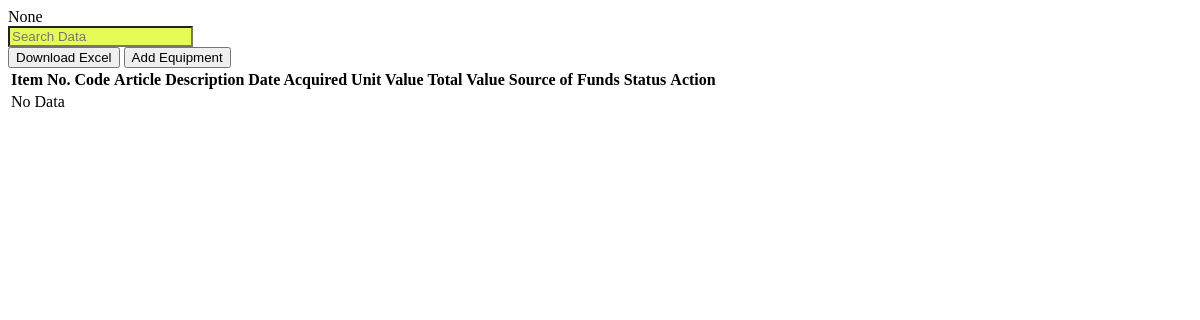
Page /clientEquipment.php (signed in) on the earlier database version.
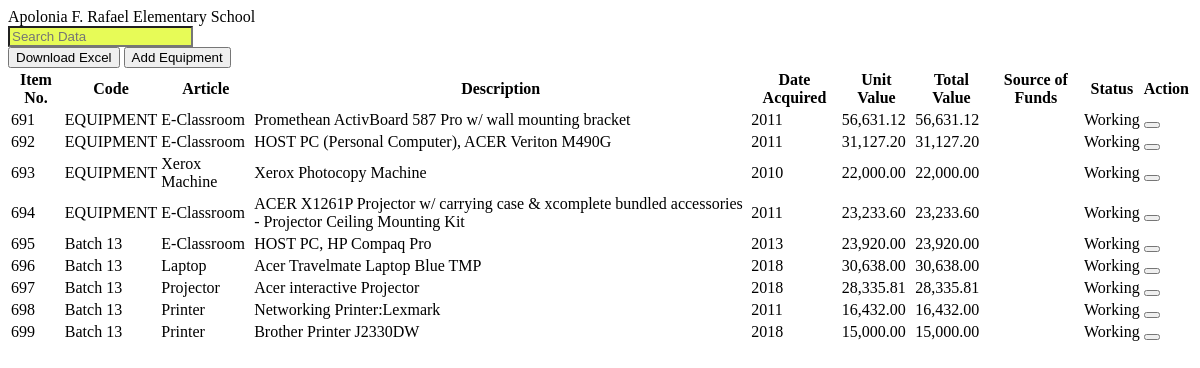
Same page on the later database version.
### tables this page shows
CREATE TABLE `equipment` (
  `id` int(11) NOT NULL,
  `code` varchar(250) NOT NULL,
  `article` varchar(250) NOT NULL,
  `description` varchar(1000) NOT NULL,
  `date_acquired` varchar(250) NOT NULL,
  `unit_value` varchar(250) NOT NULL,
  `total_value` varchar(250) NOT NULL,
  `source_of_fund` varchar(250) NOT NULL,
  `school` varchar(250) NOT NULL,
  `status` varchar(250) NOT NULL
);

### clientEquipment.php (the view, shortened to what this page needs)
<?php
    require "db.php";
    $school = $_SESSION['school'];
    $q = "SELECT * FROM `equipment` WHERE school='$school'";
    $list = $con->query($q);
    $fetch = $list->fetch_assoc();
?>
<!DOCTYPE html>
<html lang="en">
<head>
</head>
<body>
    <div class=" text-secondary fw-bold p-2 ps-0 mb-3 w-75 h3"><?php echo ucwords($school) ?></div>
    <div class="d-flex align-items-center justify-content-between mb-3 mt-4 position-relative">
        <div class="d-flex align-items-center gap-2">
            <input id='searchEquipmentInput' class="form-control form-control-sm fs-17 py-2 ps-5" style="background-color: #e7fb57"  type="text" placeholder='Search Data'
            aria-label="Search">
        </div>
        <div class="d-flex gap-3">
            <button id='excelBtn' class="btn btn-success w-auto"><i class="fa-solid fa-file-arrow-down pe-2"></i>Download Excel</button>
            <button type="button" class="btn btn-primary" data-bs-toggle="modal" data-bs-target="#addEquipmentModal"><i class="fa-solid fa-plus pe-2"></i>Add Equipment</button>
        </div>
    </div>
    <div class="table-responsive" style="max-height: 480px;">
        <table id='tableToXLS' class='table text-center table-striped' placeholder='Search data'>
            <thead>
                <tr>
                    <th>Item No.</th>
                    <th>Code</th>
                    <th>Article</th>
                    <th>Description</th>
                    <th>Date Acquired</th>
                    <th>Unit Value</th>
                    <th>Total Value</th>
                    <th>Source of Funds</th>
                    <th>Status</th>
                    <th>Action</th>
                </tr>
            </thead>
            <tbody id='equipmentTableTbody'>
                <?php if($list->num_rows){ ?>
                    <?php do{ ?>
                        <tr>
                            <td><?php echo $fetch['id'] ?></td>
                            <td><?php echo $fetch['code'] ?></td>
                            <td><?php echo $fetch['article'] ?></td>
                            <td><?php echo $fetch['description'] ?></td>
                            <td><?php echo $fetch['date_acquired'] ?></td>
                            <td><?php echo $fetch['unit_value'] ?></td>
                            <td><?php echo $fetch['total_value'] ?></td>
                            <td><?php echo $fetch['source_of_fund'] ?></td>
                            <td><?php echo $fetch['status'] ?></td>
                            <td>
                                <button type="button" title="Edit" class="btn btn-primary btn-sm" value='<?php echo $fetch['id'] ?>' data-bs-toggle="modal" data-bs-target="#editEquipmentModal" id='editEquipmentBtn'><i class="fa-solid fa-pen"></i></button>
                            </td>
                        </tr>
                    <?php }while($fetch = $list->fetch_assoc()) ?>
                <?php }else{ ?>
                    <tr>
                        <td colspan='10'>No Data</td>
                    </tr>
                <?php } ?>
            </tbody>
        </table>
    </div>
</body>
</html>

Differences in the rows shown:
added equipment: id "691", code "EQUIPMENT", article "E-Classroom", description "Promethean ActivBoard 587 Pro w/ wall mounting bracket", date_acquired "2011", unit_value "56,631.12", total_value "56,631.12", status "Working"
added equipment: id "692", code "EQUIPMENT", article "E-Classroom", description "HOST PC (Personal Computer), ACER Veriton M490G", date_acquired "2011", unit_value "31,127.20", total_value "31,127.20", status "Working"
added equipment: id "693", code "EQUIPMENT", article "Xerox Machine", description "Xerox Photocopy Machine", date_acquired "2010", unit_value "22,000.00", total_value "22,000.00", status "Working"
added equipment: id "694", code "EQUIPMENT", article "E-Classroom", description "ACER X1261P Projector w/ carrying case & xcomplete bundled accessories - Projector Ceiling Mounting Kit", date_acquired "2011", unit_value "23,233.60", total_value "23,233.60", status "Working"
added equipment: id "695", code "Batch 13", article "E-Classroom", description "HOST PC, HP Compaq Pro", date_acquired "2013", unit_value "23,920.00", total_value "23,920.00", status "Working"
added equipment: id "696", code "Batch 13", article "Laptop", description "Acer Travelmate Laptop Blue TMP", date_acquired "2018", unit_value "30,638.00", total_value "30,638.00", status "Working"
added equipment: id "697", code "Batch 13", article "Projector", description "Acer interactive Projector", date_acquired "2018", unit_value "28,335.81", total_value "28,335.81", status "Working"
added equipment: id "698", code "Batch 13", article "Printer", description "Networking Printer:Lexmark", date_acquired "2011", unit_value "16,432.00", total_value "16,432.00", status "Working"
added equipment: id "699", code "Batch 13", article "Printer", description "Brother Printer J2330DW", date_acquired "2018", unit_value "15,000.00", total_value "15,000.00", status "Working"
Other differences:
$school: "None" → "Apolonia F. Rafael Elementary School"
text no longer shown: "No Data"
